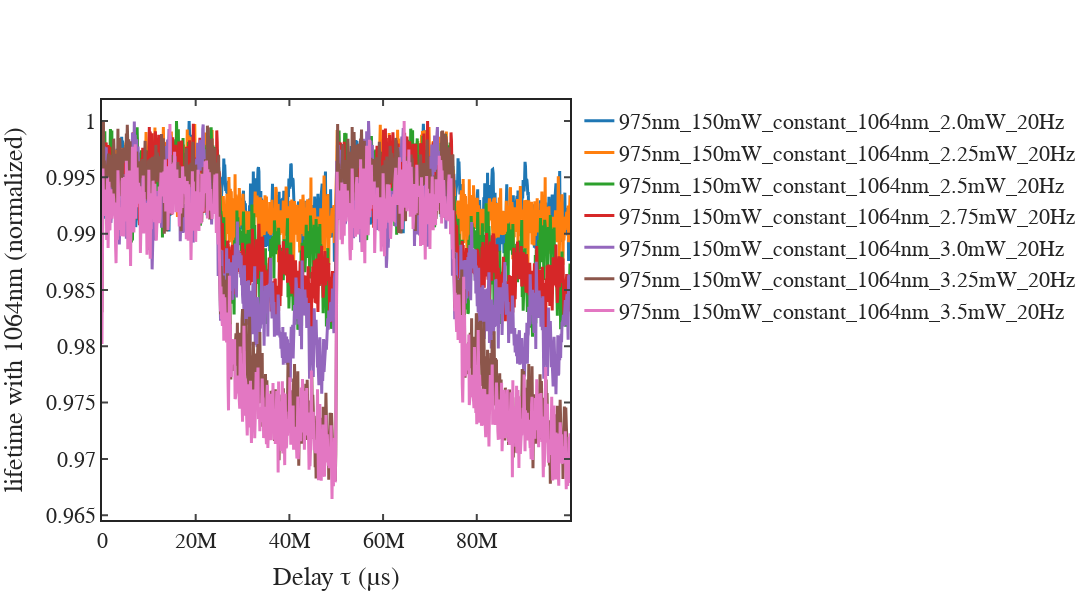

The cell this chart's notebook holds for it:
### Code cell
import os
import pandas as pd
import plotly.graph_objects as go

# Directory containing the data files
data_dir = r'D:\Data\2025\August\21 Aug Tm UCP spectra dual beam Agniva\Bi UCP Red emission\23 august\clean Particle\1064nm power variation\27th August'

# Get all .txt files in the folder
files = [f for f in os.listdir(data_dir) if f.endswith('.txt')]

# Create a Plotly figure
fig = go.Figure()

# Loop through all files and plot
for file in files:
    filepath = os.path.join(data_dir, file)
    
    # Read the data, skip header, tab/space delimited
    data = pd.read_csv(filepath, skiprows=1, sep=r'\s+', header=None)

    data.columns = ['Time_ps', 'Counts_per_bin']
    
    # Normalize the Counts_per_bin column
    data['Counts_per_bin'] = data['Counts_per_bin'] / data['Counts_per_bin'].max()
    
    # Convert time from picoseconds to microseconds for plotting
    data['Time_us'] = data['Time_ps'] / 1000.0

    # Add each trace to the figure
    fig.add_trace(go.Scatter(
        x=data['Time_us'],
        y=data['Counts_per_bin'],
        mode='lines',
        name=os.path.splitext(file)[0]  # Show file name without .txt
    ))

# Apply the given layout template
fig.update_layout(
    template='simple_white+presentation',
    autosize=False,
    width=1200,
    height=600,
    xaxis=dict(
        title='Delay τ (µs)',
        ticks='inside',
        mirror='ticks',
        linewidth=2.0,
        tickwidth=2.0,
        ticklen=6,
        showline=True,
        showgrid=False,
        zerolinecolor='white'
    ),
    yaxis=dict(
        title='lifetime with 1064nm (normalized)',
        ticks='inside',
        mirror='ticks',
        linewidth=2.0,
        tickwidth=2.0,
        ticklen=6,
        showline=True,
        showgrid=False,
        zerolinecolor='white'
    ),
    font=dict(
        family='mathjax',
        size=22,
    )
)

# Show the figure
fig.show()

### Figure 1 — Plotly figure (JSON) as saved in the notebook; plotly's stock layout.template omitted (floating-point values rounded to 4 significant figures; data arrays with more than 128 entries replaced by an {"elided": "..."} marker saying what was removed)
{"data": [{"mode": "lines", "name": "975nm_150mW_constant_1064nm_2.0mW_20Hz", "type": "scatter", "x": {"elided": "1000 int values"}, "y": {"elided": "1000 float values"}}, {"mode": "lines", "name": "975nm_150mW_constant_1064nm_2.25mW_20Hz", "type": "scatter", "x": {"elided": "1000 int values"}, "y": {"elided": "1000 float values"}}, {"mode": "lines", "name": "975nm_150mW_constant_1064nm_2.5mW_20Hz", "type": "scatter", "x": {"elided": "1000 int values"}, "y": {"elided": "1000 float values"}}, {"mode": "lines", "name": "975nm_150mW_constant_1064nm_2.75mW_20Hz", "type": "scatter", "x": {"elided": "1000 int values"}, "y": {"elided": "1000 float values"}}, {"mode": "lines", "name": "975nm_150mW_constant_1064nm_3.0mW_20Hz", "type": "scatter", "x": {"elided": "1000 int values"}, "y": {"elided": "1000 float values"}}, {"mode": "lines", "name": "975nm_150mW_constant_1064nm_3.25mW_20Hz", "type": "scatter", "x": {"elided": "1000 int values"}, "y": {"elided": "1000 float values"}}, {"mode": "lines", "name": "975nm_150mW_constant_1064nm_3.5mW_20Hz", "type": "scatter", "x": {"elided": "1000 int values"}, "y": {"elided": "1000 float values"}}], "layout": {"autosize": false, "font": {"family": "mathjax", "size": 22}, "height": 600, "width": 1200, "xaxis": {"autorange": true, "linewidth": 2, "mirror": "ticks", "range": [0, 99900000], "showgrid": false, "showline": true, "ticklen": 6, "ticks": "inside", "tickwidth": 2, "title": {"text": "Delay τ (µs)"}, "type": "linear", "zerolinecolor": "white"}, "yaxis": {"autorange": true, "linewidth": 2, "mirror": "ticks", "range": [0.9646, 1.002], "showgrid": false, "showline": true, "ticklen": 6, "ticks": "inside", "tickwidth": 2, "title": {"text": "lifetime with 1064nm (normalized)"}, "type": "linear", "zerolinecolor": "white"}}}
